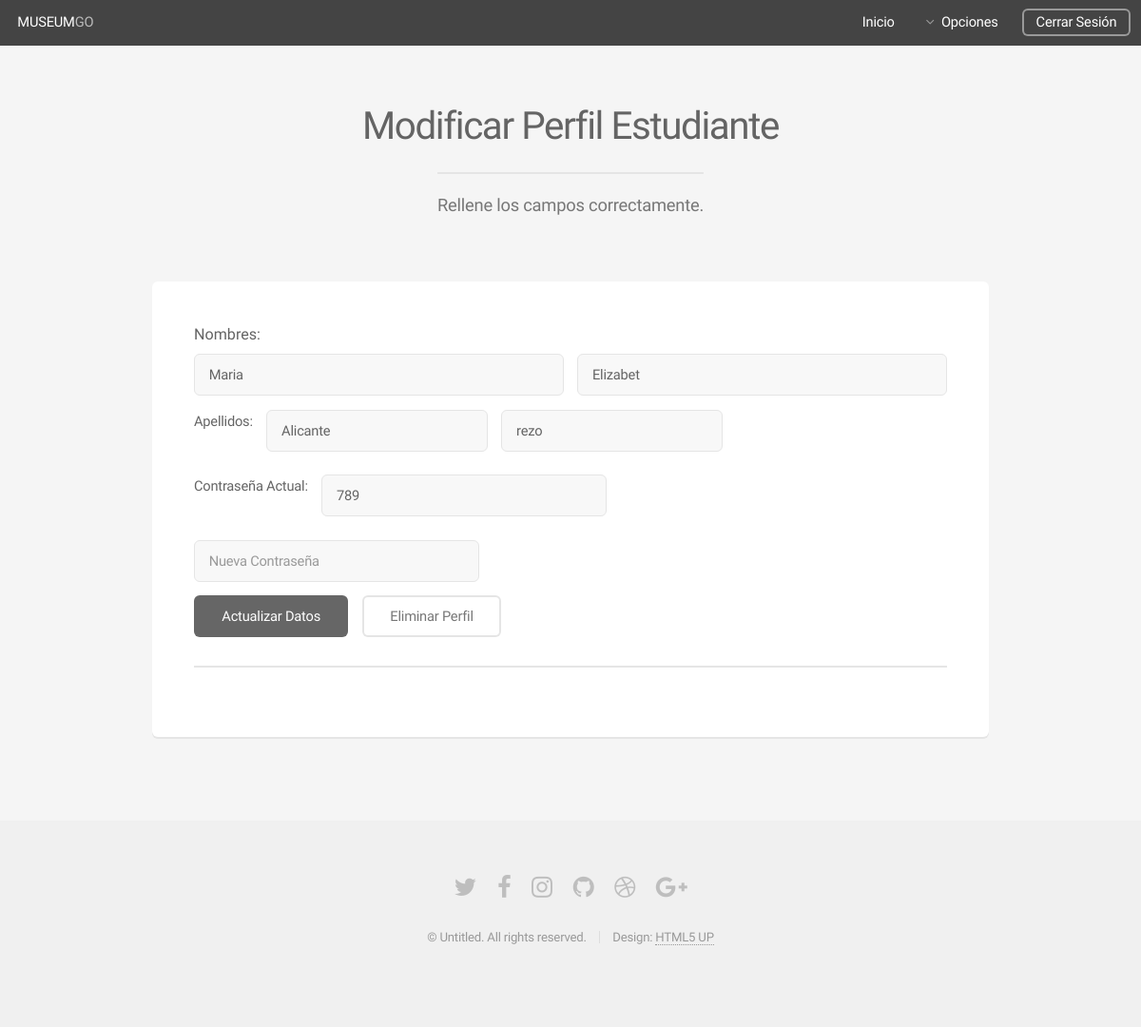
Screenshot of /user_students.php?id=3 (signed in) with the database file from the repository.
### tables this page shows
CREATE TABLE `estudiantes` (
  `id` int(100) NOT NULL,
  `usuario` varchar(100) NOT NULL,
  `contrasenia` varchar(200) NOT NULL,
  `nombre` varchar(200) NOT NULL,
  `apellidos` varchar(200) DEFAULT NULL
);

### user_students.php (the view, shortened to what this page needs)
<!DOCTYPE HTML>
<?php
$host_db = "localhost";
$user_db = "root";
$pass_db = "";
$db_name = "museo";
if(!empty($_SESSION['user'])){
	$conexion = new mysqli($host_db, $user_db,$pass_db, $db_name);
	$sql="SELECT * FROM estudiantes where id='".$_GET['id']."'";
	$result = $conexion->query($sql);
	$row = $result->fetch_assoc();
	$row_name =$row['nombre'];
	$row_last_name = $row['apellidos'];
	$oneName = explode(" ",$row_name);
	$oneLastName = explode(" ",$row_last_name);
	$row_password =  $row['contrasenia'];
}else{
}
?>
<html>
	<head>
		<link rel="stylesheet" href="assets/css/main.css" />
	</head>
	<body class="is-preload">
		<div id="page-wrapper">
				<header id="header">
				<?php
					if(!empty($_SESSION['firt_name'])){
						echo " <h1> ".strtoupper($_SESSION['firt_name'])." &nbsp<a href='#'>".strtoupper($_SESSION['f_last_name'])."</a></h1>";
					}else{
						echo"<h1><a href='#'>MUSEUM</a>GO</h1>";
					}
					?>
					<nav id="nav">
						<ul>
							<li><a href="my_admin_profile.php">Inicio</a></li>
							<li>
								<a href="#" class="icon fa-angle-down">Opciones</a>
							</li>
							<li><a href="index_user.php" class="button">Cerrar Sesión</a></li>
						</ul>
					</nav>
				</header>
				<section id="main" class="container">
					<header>
						<h2>Modificar Perfil Estudiante</h2>
						<p>Rellene los campos correctamente.</p>
					</header>
					<div class="row">
						<div class="col-12">
					<div class="row">
						<div class="col-12">
								<section class="box">
									<h4><b>Nombres:<b></h4>
									<form method="post" action="confirm_user_students.php">
										<div class="row gtr-uniform gtr-50">
											<div class="col-6 col-12-mobilep">
											<?php
												echo "<input type='text' name='first_name' id='name' value='".$oneName[0]."' />";
											?>
											</div>
											<div class="col-6 col-12-mobilep">
											<?php
												echo"<input type='text' name='second_name' id='second_name' value='".$oneName[1]."'  />";
											?>
											</div>
											<p><b>Apellidos:</b></p>
											<div class="row gtr-uniform gtr-50">
											<div class="col-6 col-12-mobilep">
											<?php
												echo "<input type='text' name='first_lastname' id='name' value='".$oneLastName[0]."' />";
											?>
											</div>
											<div class="col-6 col-12-mobilep">
											<?php
												echo"<input type='text' name='second_lastname' id='second_name' value='".$oneLastName[1]."'  />";
											?>
											</div>
											</div>
											<div class="row gtr-uniform gtr-50">
											<p><b>Contraseña Actual:</b></p>
												<div class="col-6 col-12-mobilep">
													<?php
													echo"<input type='text' name='current_pass' id='second_name' value='".$row_password."'  />";
													?>
												</div>
												<div class="col-6 col-12-mobilep">
												<?php
												echo"<input type='text' name='new_password' id='second_name' value=''  placeholder='Nueva Contraseña' />";
												?>
												</div>
											</div>
											<div class="col-12">
												<ul class="actions">
													<li><input type="submit" name="boton" id="actualiza" value="Actualizar Datos" /></li>
													<li><input type="submit" name="boton" id="elimina" value="Eliminar Perfil" class="alt" /></li>
												</ul>
											</div>
										</div>
									</form>
									<hr />
								</section>
						</div>
					</div>
				</section>
				<footer id="footer">
					<ul class="icons">
						<li><a href="#" class="icon fa-twitter"><span class="label">Twitter</span></a></li>
						<li><a href="#" class="icon fa-facebook"><span class="label">Facebook</span></a></li>
						<li><a href="#" class="icon fa-instagram"><span class="label">Instagram</span></a></li>
						<li><a href="#" class="icon fa-github"><span class="label">Github</span></a></li>
						<li><a href="#" class="icon fa-dribbble"><span class="label">Dribbble</span></a></li>
						<li><a href="#" class="icon fa-google-plus"><span class="label">Google+</span></a></li>
					</ul>
					<ul class="copyright">
						<li>&copy; Untitled. All rights reserved.</li><li>Design: <a href="http://html5up.net">HTML5 UP</a></li>
					</ul>
				</footer>
		</div>
	</body>
</html>

### rows the page displays
estudiantes: first_name "Maria", second_name "Elizabet", first_lastname "Alicante", second_lastname "rezo", current_pass "789"
